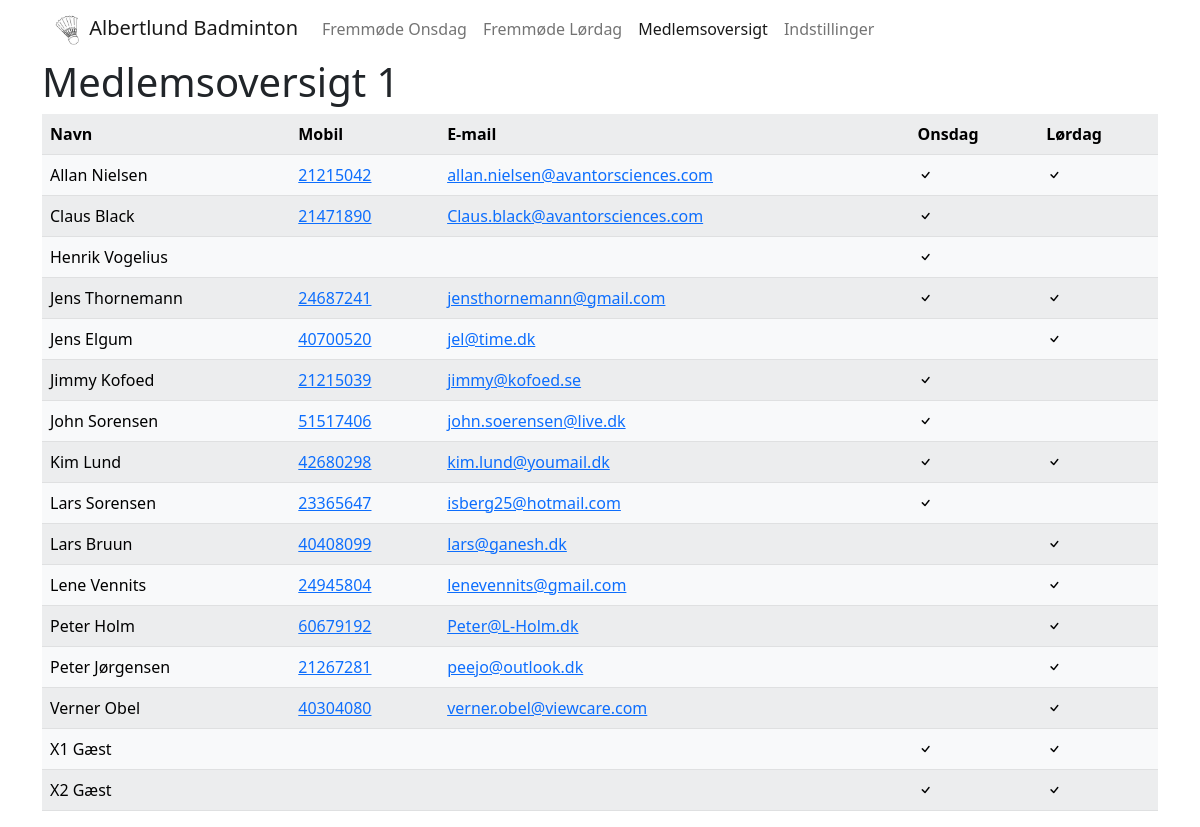
The app's page /medlem with its own data.
### fremmode/models.py (models this page shows)
class Medlemmer(models.Model):
    Medlemsnummer = models.IntegerField(primary_key=True)
    Status = models.IntegerField()
    Fornavn = models.CharField(max_length=50)
    Efternavn = models.CharField(max_length=50)
    Email = models.EmailField(max_length=50)
    Mobil = models.CharField(max_length=12)
    Text = models.CharField(max_length=100)
    Onsdag = models.IntegerField()
    BetalingsDato = models.DateField()
    Lordag = models.IntegerField()
    Tirsdag = models.IntegerField()
    class Meta:
        db_table = "medlemmer"

### fremmode/views.py (the view)
# urls.py: path("medlem", views.medlem, name="medlem"),
def medlem(request):
    admin = 0
    if admin:
        medlemmer = list(Medlemmer.objects.all().values() )
    else:
        medlemmer = list(Medlemmer.objects.filter(Status=1).order_by('Fornavn').values() )
    return render(request, 'medlems_oversigt.html', context={'admin': admin, 'medlemmer': medlemmer})

### fremmode/templates/medlems_oversigt.html (shortened to what this page needs)
{% extends 'base.html' %}
{% block page %}
  <h1>Medlemsoversigt 1</h1>
  <div class="table-responsive">
    <table class="table table-light table-striped">
      <tr>
        <th>Navn</th><th>Mobil</th><th>E-mail</th><th>Onsdag</th>
          <th>Lørdag</th>
      </tr>
      {% for m in  medlemmer %}
        <tr>
          <td> {{m.Fornavn}} {{m.Efternavn}}</td><td><a href="tel:{{m.Mobil}}">{{m.Mobil}}</a></td><td><a href="mailto:{{m.Email}}">{{m.Email}}</a></td>
          <td>{% if m.Onsdag %}<i class="bi bi-check"></i> {% endif %}</td><td>{% if m.Lordag %} <i class="bi bi-check"></i> {% endif %}</td>
        </tr>
      {% endfor %}
    </table>
  </div>
{%endblock %}

### fremmode/templates/base.html (shortened to what this page needs)
<!doctype html>
<html lang="da">
<head>
  {% load static %}
  <link href="https://cdn.jsdelivr.net/npm/bootstrap@5.2.1/dist/css/bootstrap.min.css" rel="stylesheet"
>
  <link rel="stylesheet" href="https://cdn.jsdelivr.net/npm/bootstrap-icons@1.10.2/font/bootstrap-icons.css">
  <link href="{% static 'site.css' %}" rel="stylesheet">
</head>
<body>
  <div class="container">
  {% include 'menu.html' %}
    {% block page %}{%endblock %}
  </div>
</body>
</html>

### fremmode/templates/menu.html (shortened to what this page needs)
{% load static %}
 <nav class="navbar navbar-expand-lg xnavbar-light navbar-bg">
    <div class="container-fluid">
      <a class="navbar-brand" href="/">
        <img src="{% static 'pic/badbold_192.png' %}" alt="badminton logo" width="30" height="30">&nbsp;Albertlund Badminton</a>
      <div class="collapse navbar-collapse" id="navbarSupportedContent">
        <ul class="navbar-nav xme-auto mb-2 mb-lg-0 xnav-tabs xnav-justified">
          <li class="nav-item">
            <a id="onsdag" class="nav-link" aria-current="page" href="{% url 'oversigt' %}?dag=onsdag">Fremmøde Onsdag</a>
          </li>
          <li class="nav-item">
            <a id="lordag" class="nav-link" aria-current="page" href="{% url 'oversigt' %}?dag=lordag">Fremmøde Lørdag</a>
          </li>
          <li class="nav-item">
            <a id="medlem" class="nav-link" aria-current="page" href="{% url 'medlem' %}">Medlemsoversigt</a>
          </li>
          <li class="nav-item">
            <a id="settings" class="nav-link" aria-current="page" id="menu_sted" href="{% url 'index' %}">Indstillinger</a>
          </li>
        </ul>
      </div>
    </div>
  </nav>

### records on screen
Medlemmer: Fornavn "Allan", Efternavn "Nielsen", Mobil "21215042", Email "allan.nielsen@avantorsciences.com", Onsdag 1 (drawn), Lordag 1 (drawn)
Medlemmer: Fornavn "Claus", Efternavn "Black", Mobil "21471890", Email "Claus.black@avantorsciences.com", Onsdag 1 (drawn)
Medlemmer: Fornavn "Henrik", Efternavn "Vogelius", Onsdag 1 (drawn)
Medlemmer: Fornavn "Jens", Efternavn "Thornemann", Mobil "24687241", Email "jensthornemann@gmail.com", Onsdag 1 (drawn), Lordag 1 (drawn)
Medlemmer: Fornavn "Jens", Efternavn "Elgum", Mobil "40700520", Email "jel@time.dk", Lordag 1 (drawn)
Medlemmer: Fornavn "Jimmy", Efternavn "Kofoed", Mobil "21215039", Email "jimmy@kofoed.se", Onsdag 1 (drawn)
Medlemmer: Fornavn "John", Efternavn "Sorensen", Mobil "51517406", Email "john.soerensen@live.dk", Onsdag 1 (drawn)
Medlemmer: Fornavn "Kim", Efternavn "Lund", Mobil "42680298", Email "kim.lund@youmail.dk", Onsdag 1 (drawn), Lordag 1 (drawn)
Medlemmer: Fornavn "Lars", Efternavn "Sorensen", Mobil "23365647", Email "isberg25@hotmail.com", Onsdag 1 (drawn)
Medlemmer: Fornavn "Lars", Efternavn "Bruun", Mobil "40408099", Email "lars@ganesh.dk", Lordag 1 (drawn)
Medlemmer: Fornavn "Lene", Efternavn "Vennits", Mobil "24945804", Email "lenevennits@gmail.com", Lordag 1 (drawn)
Medlemmer: Fornavn "Peter", Efternavn "Holm", Mobil "60679192", Email "Peter@L-Holm.dk", Lordag 1 (drawn)
Medlemmer: Fornavn "Peter", Efternavn "Jørgensen", Mobil "21267281", Email "peejo@outlook.dk", Lordag 1 (drawn)
Medlemmer: Fornavn "Verner", Efternavn "Obel", Mobil "40304080", Email "verner.obel@viewcare.com", Lordag 1 (drawn)
Medlemmer: Fornavn "X1", Efternavn "Gæst", Onsdag 1 (drawn), Lordag 1 (drawn)
Medlemmer: Fornavn "X2", Efternavn "Gæst", Onsdag 1 (drawn), Lordag 1 (drawn)
